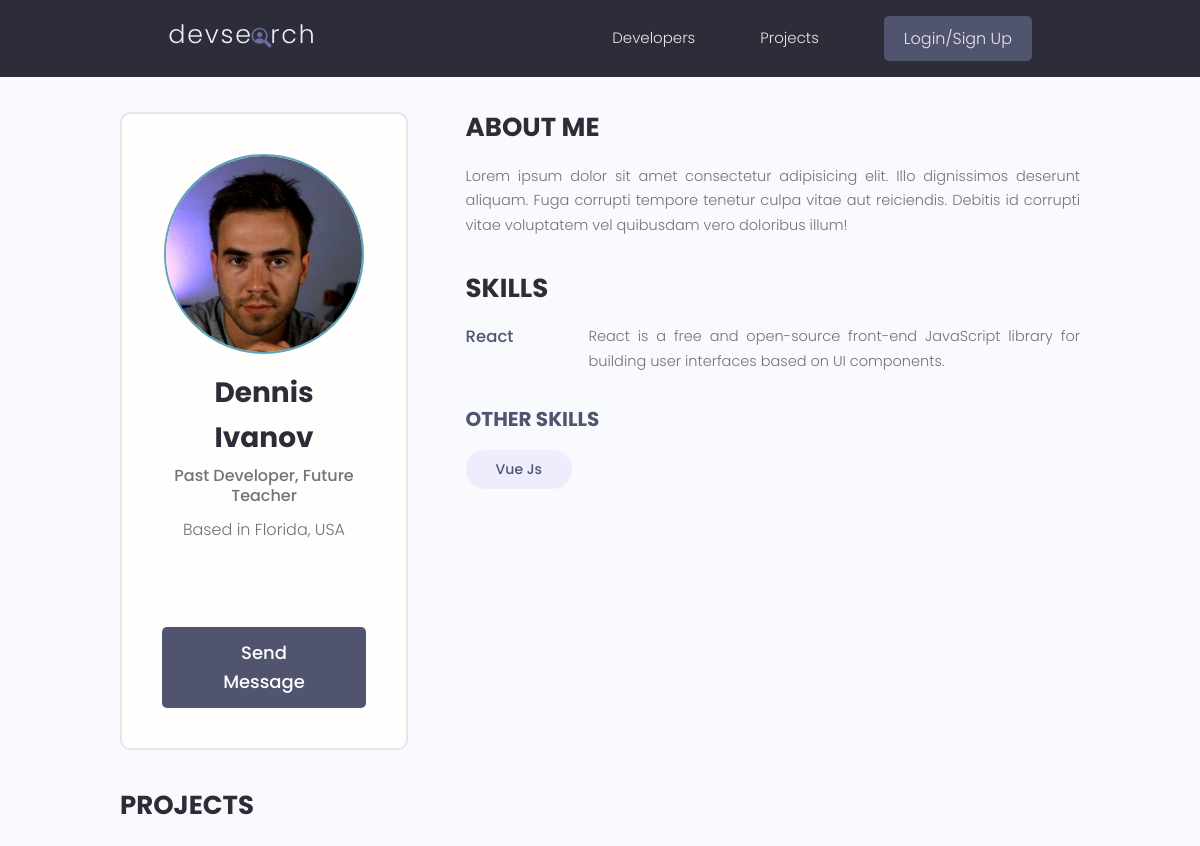
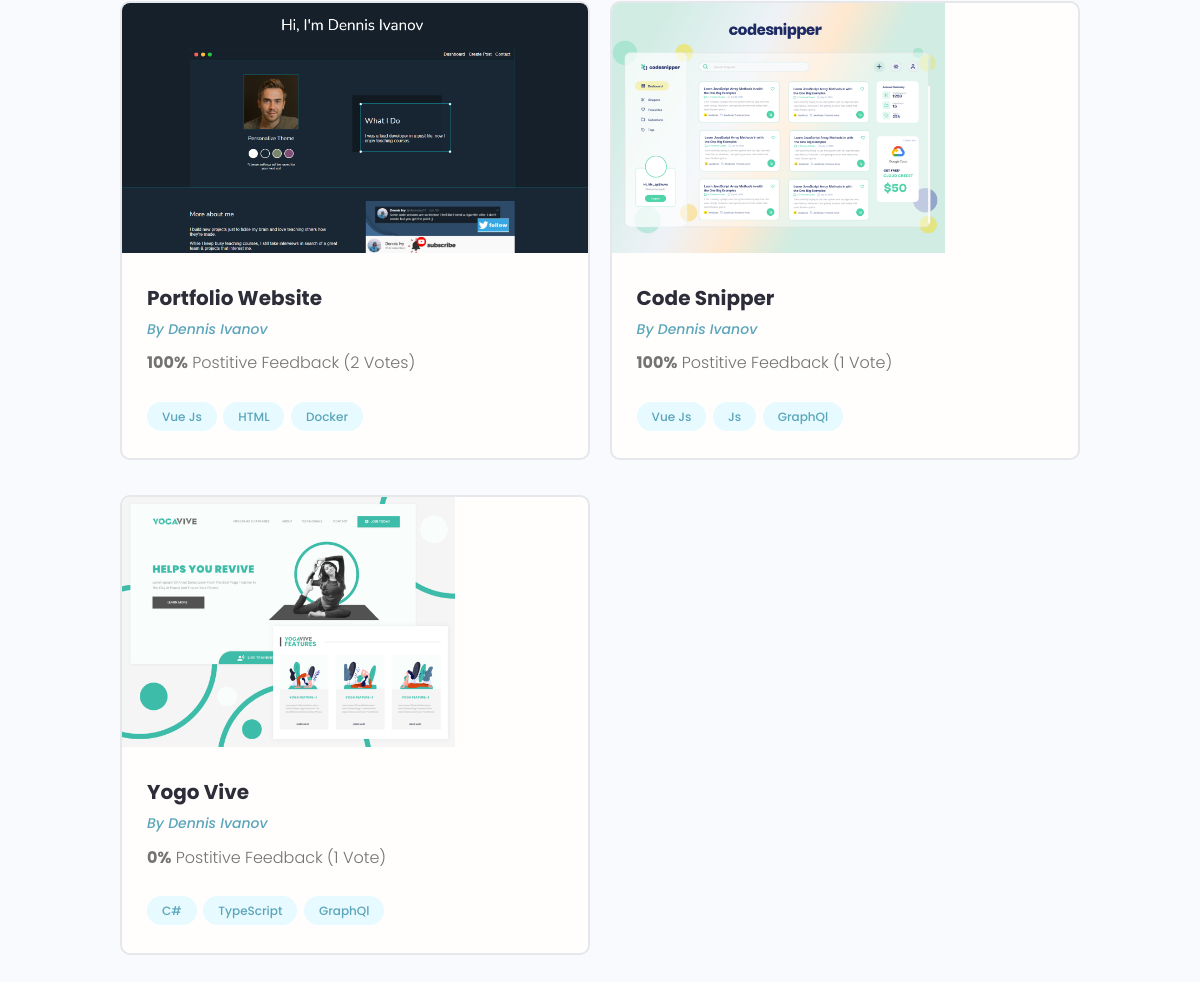
Page /profile/6563b9d3-1b7b-4603-bd21-bac5025f31c4/ on the committed database (2 pictures, top to bottom).
### users/models.py (models this page shows, shortened)
class Profile(models.Model):
    user = models.OneToOneField(User, on_delete=models.CASCADE, null=True, blank=True)
    name = models.CharField(max_length=200, null=True, blank=True)
    email = models.EmailField(max_length=200, blank=True, null=True)
    username = models.CharField(max_length=200, null=True, blank=True)
    location = models.CharField(max_length=200, null=True, blank=True)
    short_intro = models.CharField(max_length=200, blank=True, null=True)
    bio = models.TextField(blank=True, null=True)
    profile_image = models.ImageField(null=True, blank=True,
                                      upload_to='profiles/', default='profiles/user-default.png')
    social_github = models.CharField(max_length=200, blank=True, null=True)
    social_twitter = models.CharField(max_length=200, blank=True, null=True)
    social_linkedin = models.CharField(max_length=200, blank=True, null=True)
    social_website = models.CharField(max_length=200, blank=True, null=True)
    created = models.DateTimeField(auto_now_add=True)
    id = models.UUIDField(default=uuid.uuid4, unique=True,
                          primary_key=True, editable=False)
    class Meta:
        ordering = ['profile_image']

class Skill(models.Model):
    owner = models.ForeignKey(Profile, null=True, blank=True,
                              on_delete=models.CASCADE)
    name = models.CharField(max_length=200, null=True, blank=True)
    description = models.TextField(null=True, blank=True)
    created = models.DateTimeField(auto_now_add=True)
    id = models.UUIDField(default=uuid.uuid4, unique=True,
                          primary_key=True, editable=False)
    def __str__(self):
        return str(self.name)

### projects/models.py (models this page shows, shortened)
class Project(models.Model):
    owner = models.ForeignKey(Profile, blank=True, null=True, on_delete=models.SET_NULL)
    title = models.CharField(max_length=200)
    description = models.TextField(null=True, blank=True)
    featured_image = models.ImageField(null=True, blank=True, default='default.jpg')
    demo_link = models.CharField(max_length=2000, null=True, blank=True)
    source_link = models.CharField(max_length=2000, null=True, blank=True)
    created = models.DateTimeField(auto_now_add=True)
    tags = models.ManyToManyField('Tag', blank=True)
    vote_total = models.IntegerField(default=0, null=True, blank=True)
    vote_ratio = models.IntegerField(default=0, null=True, blank=True)
    id = models.UUIDField(default=uuid.uuid4, unique=True,
                          primary_key=True, editable=False)
    class Meta:
        ordering = ['-vote_ratio', '-vote_total']

class Tag(models.Model):
    name = models.CharField(max_length=200)
    created = models.DateTimeField(auto_now_add=True)
    id = models.UUIDField(default=uuid.uuid4, unique=True,
                          primary_key=True, editable=False)
    def __str__(self):
        return self.name

### users/views.py (the view)
# urls.py: path('profile/<str:pk>/', views.userProfile, name='user-profile'),
def userProfile(request, pk):
    profile = Profile.objects.get(id=pk)
    topSkills = profile.skill_set.exclude(description__exact='')
    otherSkills = profile.skill_set.filter(description='')
    context = {
        'profile': profile,
        'topSkills': topSkills,
        'otherSkills': otherSkills,
    }
    return render(request, 'users/user-profile.html', context)

### users/templates/users/user-profile.html (shortened to what this page needs)
{% extends 'main.html' %}
{% block content %}
  <main class="profile my-md">
    <div class="container">
      <div class="layout">
        <div class="column column--1of3">
          <div class="card text-center">
            <div class="card__body dev">
              <img class="avatar avatar--xl" src="{{profile.profile_image.url}}" />
              <h2 class="dev__name">{{profile.name}}</h2>
              <p class="dev__title">{{profile.short_intro}}</p>
              <p class="dev__location">Based in {{profile.location}}</p>
              <ul class="dev__social">
            </ul>
            {% if not request.user.profile == profile %}
            <a href="{% url 'create-message' profile.id %}" class="btn btn--sub btn--lg">Send Message </a>
            {% endif %}
        </div>
          </div>
        </div>
        <div class="column column--2of3">
          <div class="devInfo">
            <h3 class="devInfo__title">About Me</h3>
            <p class="devInfo__about">
              {{profile.bio}} </p>
          </div>
          <div class="devInfo">
            <h3 class="devInfo__title">Skills</h3>
            <div class="devInfo__skills">
                {% for skill in topSkills %}
              <div class="devSkill">
                <h4 class="devSkill__title">{{skill.name}}</h4>
                <p class="devSkill__info">
                {{skill.description}}
                </p>
              </div>
                {% endfor %}
              </div>
              <h3 class="devInfo__subtitle">Other Skills</h3>
              <div class="devInfo__otherSkills">
                {% for skill in otherSkills %}
                <span class="tag tag--pill tag--sub tag--lg">
                    <small>{{skill}}</small>
                </span>
                {% endfor %}
              </div>
            </div>
          </div>
          <div class="devInfo">
            <h3 class="devInfo__title">Projects</h3>
            <div class="grid grid--two">
                {% for project in profile.project_set.all %}
              <div class="column">
                <div class="card project">
                  <a href="{% url 'project' project.id %}" class="project">
                    <img class="project__thumbnail" src="{{project.featured_image.url}}" alt="project thumbnail" />
                    <div class="card__body">
                      <h3 class="project__title">{{project.title}}</h3>
                      <p><a class="project__author" href="{% url 'user-profile' project.owner.id %}">By {{project.owner.name}}</a></p>
                      <p class="project--rating">
                        <span style="font-weight: bold;">{{project.vote_ratio}}%</span> Postitive
                        Feedback ({{project.vote_total}} Vote{{project.vote_total|pluralize:'s'}})
                      </p>
                      <div class="project__tags">
                        {% for tag in project.tags.all %}
                        <span class="tag tag--pill tag--main">
                          <small>{{tag}}</small>
                        </span>
                        {% endfor %}
                      </div>
                    </div>
                  </a>
                </div>
              </div>
              {% endfor %}
            </div>
          </div>
        </div>
      </div>
  </main>
{% endblock %}

### static/styles/app.css (style rules this page uses)
:root { --color-sub: #2d2d39; }
.btn--sub { background-color: var(--color-sub-light); }
.card { border: 2px solid var(--color-light); }
img { width: 100%; }
.profile .card > .dev { padding: 4rem; }
.dev__name { color: var(--color-sub); font-size: 2.8rem; font-weight: 700; margin-top: 1rem; margin-bottom: 0.5rem; }
.dev__title { font-size: 1.6rem; font-weight: 500; line-height: 1.3; }
.dev__location { margin-top: 1rem; }
.dev__social { margin: 3rem 0; list-style: none; display: flex; justify-content: center; gap: 1.5rem; }
.devInfo { margin-bottom: 3rem; }
.devInfo__title, .devInfo__subtitle { font-size: 2.6rem; color: var(--color-sub); text-transform: uppercase; font-weight: 700; margin-bottom: 1.5rem; }
.devInfo__subtitle { font-size: 2rem; color: var(--color-sub-light); }
.devInfo__about, .devSkill__info { font-size: 1.45rem; line-height: 1.7; text-align: justify; }
.devSkill { margin-bottom: 3rem; }
.devSkill__title { font-size: 1.65rem; font-weight: 500; color: var(--color-sub-light); }
@media screen and (min-width: 700px) { .devSkill { display: flex; justify-content: space-between; gap: 3rem; } }
@media screen and (min-width: 700px) { .devSkill__info { flex-basis: 80%; } }
.project__author { font-size: 1.4rem; font-style: italic; }
.project--rating { margin-bottom: 1.6em; margin-top: .5em; }
.project__thumbnail { height: 25rem; object-fit: cover; object-position: top center; }
.project__title { font-size: 2rem; font-weight: 700; color: var(--color-sub); }

### static/uikit/styles/modules/_variables.css (style rules this page uses)
:root { --color-main: #5aa5b9; --color-main-light: #e6faff; --color-sub: #3f4156; --color-sub-light: #51546e; --color-sub-lighter: #ededfd; --color-text: #737373; --color-gray: #8b8b8b; --color-light: #e5e7eb; --color-light-gray: #767676; --color-bg: #f8fafd; --color-white: #fffefd; --color-white-light: #f3f3f3; --color-success: #359e64; --color-success-bg: #def8e8; --color-error: #fc4b0b; --color-error-bg: #fff2ee; --font-base: 'Poppins', arial, helvetica, 'Segoe UI', roboto, ubuntu, sans-serif; --font-monospace: 'Fira Code', 'Courier New', courier, monospace; --font-regular: 300; --font-medium: 500; --font-bold: 700; --generic-shadow: 1px 1px 5px #00000010; --generic-transition: all 0.3s ease-in-out; }

### static/uikit/styles/modules/_base.css (style rules this page uses)
* { margin: 0; padding: 0; box-sizing: border-box; text-rendering: optimizeLegibility; color: inherit; font-size: inherit; }
html { font-size: 50%; }
@media only screen and (min-width: 480px) { html { font-size: 56.25%; } }
@media only screen and (min-width: 1200px) { html { font-size: 62.5%; } }
body { line-height: 1.6; font-weight: 400; font-size: 1.5rem; color: var(--color-text); background-color: var(--color-bg); min-height: 100vh; }

### static/uikit/styles/modules/_typography.css (style rules this page uses)
* { font-family: var(--font-base); }
h2 { font-size: 3.6rem; font-weight: var(--font-bold); }
h3 { font-size: 3.2rem; font-weight: var(--font-medium); }
h4 { font-size: 2.8rem; font-weight: var(--font-medium); }
p, span, strong { font-size: 1.6rem; color: var(--color-text); font-weight: var(--font-regular); }
a { padding-bottom: 2px; text-decoration: none; display: inline-block; color: var(--color-main); font-weight: var(--font-medium); }

### static/uikit/styles/modules/_utilities.css (style rules this page uses)
.container { width: 92%; max-width: 165rem; margin: 0 auto; box-sizing: border-box; }
@media screen and (min-width: 1000px) { .container { width: 90%; } }
@media screen and (min-width: 1200px) { .container { width: 80%; } }
.text-center { text-align: center; }
.my-md { margin: 3rem auto; }

### static/uikit/styles/modules/_avatar.css (style rules this page uses)
.avatar { border-radius: 50%; border: 2px solid var(--color-main); object-fit: cover; }
.avatar--xl { height: 20rem; width: 20rem; }

### static/uikit/styles/modules/_button.css (style rules this page uses)
.btn { display: inline-block; position: relative; cursor: pointer; background-color: var(--color-light); font-weight: var(--font-medium); color: var(--color-sub); text-decoration: none; padding: 1rem 2rem; border-radius: 0.5rem; border: none; width: -webkit-fit-content; width: -moz-fit-content; width: fit-content; height: -webkit-fit-content; height: -moz-fit-content; height: fit-content; font-size: 1.6rem; outline-width: 0; outline-color: transparent; -webkit-backface-visibility: hidden; backface-visibility: hidden; transition: all 0.3s ease-in-out; }
.btn--sub { background-color: var(--color-sub); color: var(--color-white); }
.btn--lg { font-size: 1.8rem; padding: 1.2rem 4.5rem; }

### static/uikit/styles/modules/_card.css (style rules this page uses)
.card { border-radius: 1rem; background-color: var(--color-white); border: 1.5px solid var(--color-light); width: auto; height: auto; margin-top: 0.5rem; margin-bottom: 0.5rem; overflow: hidden; }
.card__body, .card__header { padding: 2rem 2.5rem; }

### rows in the picture
Profile: profile_image (picture), name "Dennis Ivanov", short_intro "Past Developer, Future Teacher", location "Florida, USA", bio "Lorem ipsum dolor sit amet consectetur adipisicing elit. Illo dignissimos deserunt aliquam. Fuga corrupti tempore tenetur culpa vitae aut reiciendis. Debitis id corrupti vitae voluptatem vel quibusdam vero doloribus illum!"
Skill: name "React", description "React is a free and open-source front-end JavaScript library for building user interfaces based on UI components."
Skill: name "Vue Js"
Project: featured_image (picture), title "Portfolio Website", owner.name "Dennis Ivanov", vote_ratio "100", vote_total "2"
Tag: name "Vue Js"
Tag: name "HTML"
Tag: name "Docker"
Project: featured_image (picture), title "Code Snipper", owner.name "Dennis Ivanov", vote_ratio "100", vote_total "1"
Tag: name "Js"
Tag: name "GraphQl"
Project: featured_image (picture), title "Yogo Vive", owner.name "Dennis Ivanov", vote_ratio "0", vote_total "1"
Tag: name "C#"
Tag: name "TypeScript"
